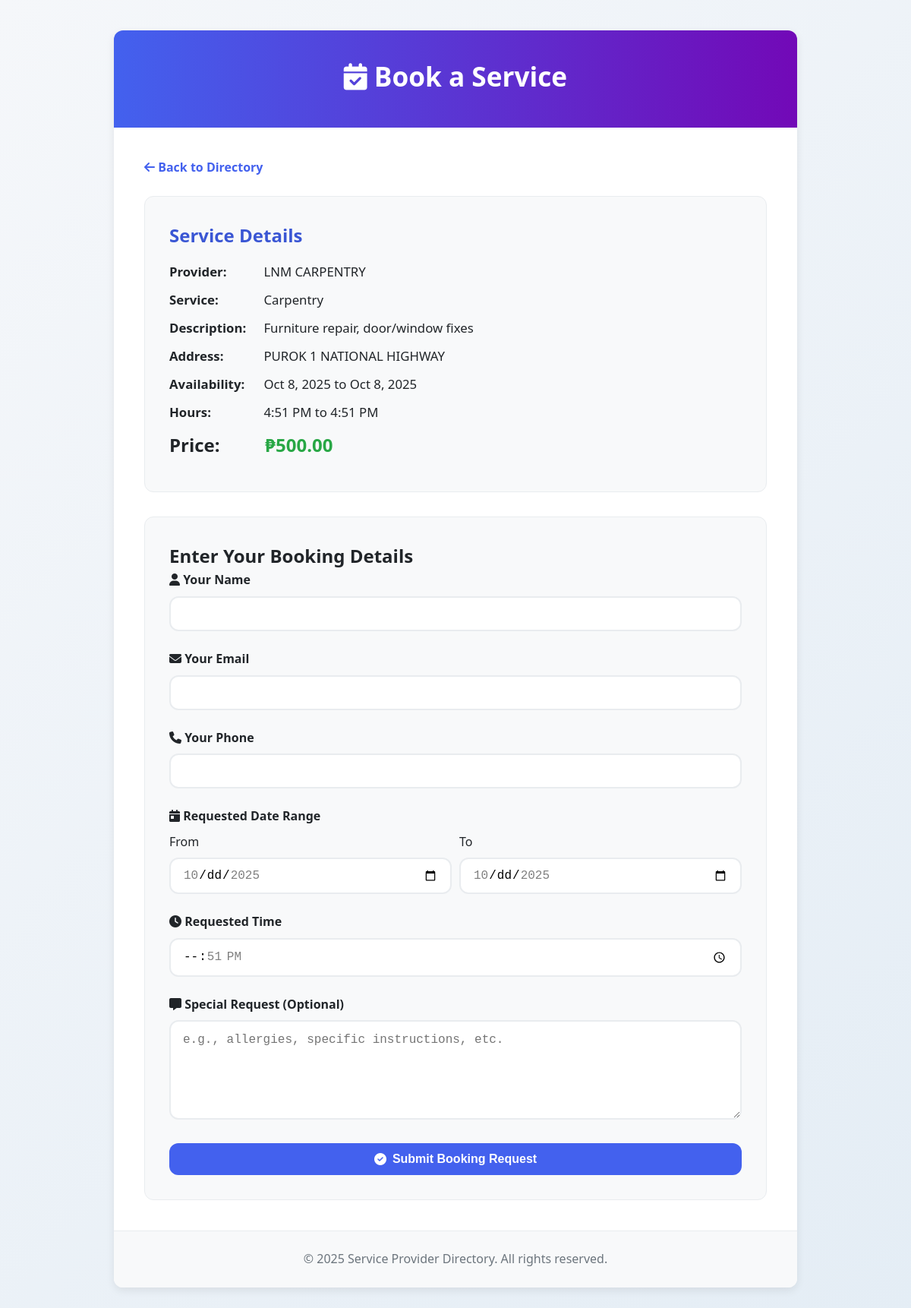
Page /content/book_service.php?provider_id=37 on the earlier database version.
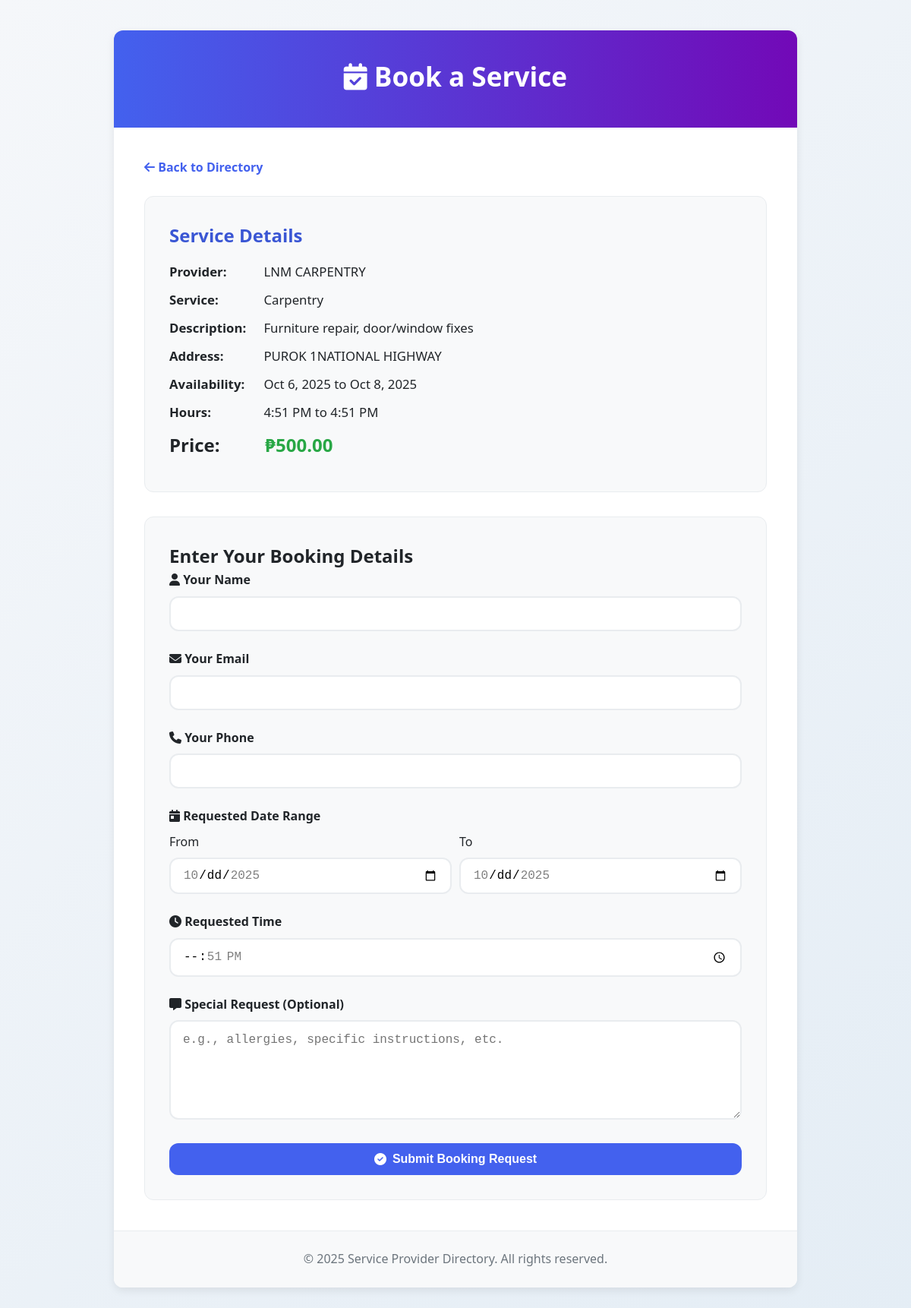
Same page on the later database version.
### tables this page shows
CREATE TABLE `service_providers` (
  `id` int(11) NOT NULL,
  `user_id` int(11) NOT NULL,
  `company_name` varchar(255) NOT NULL,
  `company_address` text NOT NULL,
  `company_email` varchar(255) NOT NULL,
  `contact_number` varchar(50) NOT NULL,
  `service_name` varchar(255) NOT NULL,
  `description` text DEFAULT NULL,
  `registration_date` timestamp NOT NULL DEFAULT current_timestamp(),
  `service_id` int(11) DEFAULT NULL,
  `service_description` text DEFAULT NULL,
  `price` decimal(10,2) NOT NULL,
  `available_date` date NOT NULL DEFAULT '2025-01-01',
  `available_time` time NOT NULL DEFAULT '00:00:00',
  `is_approved` int(11) NOT NULL,
  `available_date_from` date DEFAULT NULL,
  `available_date_to` date DEFAULT NULL,
  `available_time_from` time DEFAULT NULL,
  `available_time_to` time DEFAULT NULL,
  `is_available` tinyint(1) NOT NULL DEFAULT 1
);

### content/book_service.php (the view, shortened to what the changed rows need)
<?php
require '../db.php';
$provider_id = $_GET['provider_id'];
$sql = "SELECT * FROM service_providers WHERE id = ? AND is_approved = 1 AND is_available = 1";
$stmt = $conn->prepare($sql);
$stmt->bind_param("i", $provider_id);
$stmt->execute();
$result = $stmt->get_result();
$provider = $result->fetch_assoc();
?>
<!DOCTYPE html>
<html lang="en">
<head>
    <link rel="stylesheet" href="https://cdnjs.cloudflare.com/ajax/libs/font-awesome/6.4.0/css/all.min.css">
    <link rel="stylesheet" type="text/css" href="https://cdn.jsdelivr.net/npm/toastify-js/src/toastify.min.css">
</head>
<body>
<div class="container">
    <header>
        <h1><i class="fas fa-calendar-check"></i> Book a Service</h1>
    </header>
    <section class="booking-section">
        <div class="booking-details">
            <h2>Service Details</h2>
            <p><strong>Provider:</strong> <?php echo htmlspecialchars($provider['company_name']); ?></p>
            <p><strong>Service:</strong> <?php echo htmlspecialchars($provider['service_name']); ?></p>
            <p><strong>Description:</strong> <?php echo htmlspecialchars($provider['service_description']); ?></p>
            <p><strong>Address:</strong> <?php echo htmlspecialchars($provider['company_address']); ?></p>
            <p><strong>Availability:</strong> <?php echo date("M j, Y", strtotime($provider['available_date_from'])) . ' to ' . date("M j, Y", strtotime($provider['available_date_to'])); ?></p>
            <p><strong>Hours:</strong> <?php echo date("g:i A", strtotime($provider['available_time_from'])) . ' to ' . date("g:i A", strtotime($provider['available_time_to'])); ?></p>
            <p class="price"><strong>Price:</strong> ₱<?php echo number_format($provider['price'], 2); ?></p>
        </div>
        <div class="booking-form">
            <h2>Enter Your Booking Details</h2>
        </div>
    </section>
</div>
</body>
</html>

Differences in the rows shown:
changed service_providers "LNM CARPENTRY": company_address "PUROK 1 NATIONAL HIGHWAY" → "PUROK 1NATIONAL HIGHWAY"; available_date_from "Oct 8, 2025" → "Oct 6, 2025"
